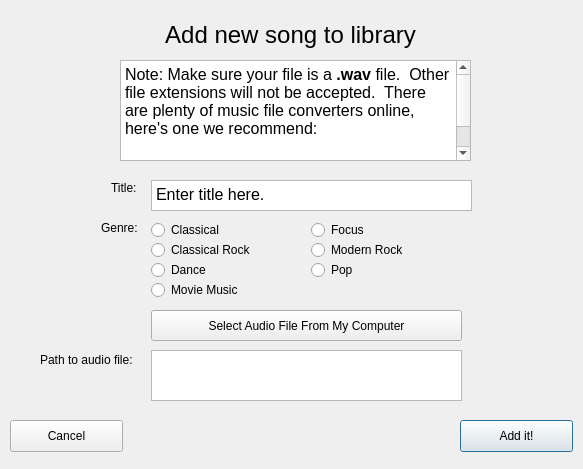
<?xml version="1.0" encoding="UTF-8"?>
<ui version="4.0">
 <class>AddSongToLibrary</class>
 <widget class="QDialog" name="AddSongToLibrary">
  <property name="geometry">
   <rect>
    <x>0</x>
    <y>0</y>
    <width>583</width>
    <height>469</height>
   </rect>
  </property>
  <property name="windowTitle">
   <string>Dialog</string>
  </property>
  <widget class="QLabel" name="Test">
   <property name="geometry">
    <rect>
     <x>0</x>
     <y>0</y>
     <width>581</width>
     <height>71</height>
    </rect>
   </property>
   <property name="font">
    <font>
     <family>Arial</family>
     <pointsize>28</pointsize>
    </font>
   </property>
   <property name="text">
    <string>&lt;html&gt;&lt;head/&gt;&lt;body&gt;&lt;p&gt;&lt;span style=&quot; font-size:18pt;&quot;&gt;Add new song to library&lt;/span&gt;&lt;/p&gt;&lt;/body&gt;&lt;/html&gt;</string>
   </property>
   <property name="alignment">
    <set>Qt::AlignCenter</set>
   </property>
  </widget>
  <widget class="QLabel" name="label">
   <property name="geometry">
    <rect>
     <x>111</x>
     <y>180</y>
     <width>60</width>
     <height>16</height>
    </rect>
   </property>
   <property name="text">
    <string>Title:</string>
   </property>
  </widget>
  <widget class="QLabel" name="label_2">
   <property name="geometry">
    <rect>
     <x>101</x>
     <y>220</y>
     <width>60</width>
     <height>16</height>
    </rect>
   </property>
   <property name="text">
    <string>Genre:</string>
   </property>
  </widget>
  <widget class="QTextBrowser" name="textBrowser">
   <property name="geometry">
    <rect>
     <x>120</x>
     <y>60</y>
     <width>351</width>
     <height>101</height>
    </rect>
   </property>
   <property name="html">
    <string>&lt;!DOCTYPE HTML PUBLIC &quot;-//W3C//DTD HTML 4.0//EN&quot; &quot;http://www.w3.org/TR/REC-html40/strict.dtd&quot;&gt;
&lt;html&gt;&lt;head&gt;&lt;meta name=&quot;qrichtext&quot; content=&quot;1&quot; /&gt;&lt;style type=&quot;text/css&quot;&gt;
p, li { white-space: pre-wrap; }
&lt;/style&gt;&lt;/head&gt;&lt;body style=&quot; font-family:'.AppleSystemUIFont'; font-size:13pt; font-weight:400; font-style:normal;&quot;&gt;
&lt;p style=&quot; margin-top:0px; margin-bottom:0px; margin-left:0px; margin-right:0px; -qt-block-indent:0; text-indent:0px;&quot;&gt;&lt;span style=&quot; font-size:12pt;&quot;&gt;Note: Make sure your file is a &lt;/span&gt;&lt;span style=&quot; font-size:12pt; font-weight:600;&quot;&gt;.wav&lt;/span&gt;&lt;span style=&quot; font-size:12pt;&quot;&gt; file.  Other file extensions will not be accepted.  There are plenty of music file converters online, here's one we recommend: &lt;/span&gt;&lt;/p&gt;
&lt;p style=&quot;-qt-paragraph-type:empty; margin-top:0px; margin-bottom:0px; margin-left:0px; margin-right:0px; -qt-block-indent:0; text-indent:0px; font-size:12pt;&quot;&gt;&lt;br /&gt;&lt;/p&gt;
&lt;p align=&quot;center&quot; style=&quot; margin-top:0px; margin-bottom:0px; margin-left:0px; margin-right:0px; -qt-block-indent:0; text-indent:0px;&quot;&gt;&lt;span style=&quot; font-size:12pt; text-decoration: underline; color:#007af4;&quot;&gt;https://audio.online-convert.com/convert-to-wav&lt;/span&gt;&lt;/p&gt;&lt;/body&gt;&lt;/html&gt;</string>
   </property>
  </widget>
  <widget class="QTextEdit" name="textEdit">
   <property name="geometry">
    <rect>
     <x>151</x>
     <y>180</y>
     <width>321</width>
     <height>31</height>
    </rect>
   </property>
   <property name="html">
    <string>&lt;!DOCTYPE HTML PUBLIC &quot;-//W3C//DTD HTML 4.0//EN&quot; &quot;http://www.w3.org/TR/REC-html40/strict.dtd&quot;&gt;
&lt;html&gt;&lt;head&gt;&lt;meta name=&quot;qrichtext&quot; content=&quot;1&quot; /&gt;&lt;style type=&quot;text/css&quot;&gt;
p, li { white-space: pre-wrap; }
&lt;/style&gt;&lt;/head&gt;&lt;body style=&quot; font-family:'.AppleSystemUIFont'; font-size:13pt; font-weight:400; font-style:normal;&quot;&gt;
&lt;p style=&quot; margin-top:0px; margin-bottom:0px; margin-left:0px; margin-right:0px; -qt-block-indent:0; text-indent:0px;&quot;&gt;&lt;span style=&quot; font-size:12pt;&quot;&gt;Enter title here.&lt;/span&gt;&lt;/p&gt;&lt;/body&gt;&lt;/html&gt;</string>
   </property>
  </widget>
  <widget class="QRadioButton" name="ClassicalSelector">
   <property name="geometry">
    <rect>
     <x>151</x>
     <y>220</y>
     <width>99</width>
     <height>20</height>
    </rect>
   </property>
   <property name="text">
    <string>Classical</string>
   </property>
  </widget>
  <widget class="QRadioButton" name="ClassicalRockSelection">
   <property name="geometry">
    <rect>
     <x>151</x>
     <y>240</y>
     <width>121</width>
     <height>20</height>
    </rect>
   </property>
   <property name="text">
    <string>Classical Rock</string>
   </property>
  </widget>
  <widget class="QRadioButton" name="DanceSelection">
   <property name="geometry">
    <rect>
     <x>151</x>
     <y>260</y>
     <width>99</width>
     <height>20</height>
    </rect>
   </property>
   <property name="text">
    <string>Dance</string>
   </property>
  </widget>
  <widget class="QRadioButton" name="FocusSelection">
   <property name="geometry">
    <rect>
     <x>311</x>
     <y>220</y>
     <width>99</width>
     <height>20</height>
    </rect>
   </property>
   <property name="text">
    <string>Focus</string>
   </property>
  </widget>
  <widget class="QRadioButton" name="ModernRockSelection">
   <property name="geometry">
    <rect>
     <x>311</x>
     <y>240</y>
     <width>99</width>
     <height>20</height>
    </rect>
   </property>
   <property name="text">
    <string>Modern Rock</string>
   </property>
  </widget>
  <widget class="QRadioButton" name="PopSelection">
   <property name="geometry">
    <rect>
     <x>311</x>
     <y>260</y>
     <width>99</width>
     <height>20</height>
    </rect>
   </property>
   <property name="text">
    <string>Pop</string>
   </property>
  </widget>
  <widget class="QRadioButton" name="MovieMusicSelection">
   <property name="geometry">
    <rect>
     <x>151</x>
     <y>280</y>
     <width>111</width>
     <height>20</height>
    </rect>
   </property>
   <property name="text">
    <string>Movie Music</string>
   </property>
  </widget>
  <widget class="QPushButton" name="pushButton">
   <property name="geometry">
    <rect>
     <x>460</x>
     <y>420</y>
     <width>113</width>
     <height>32</height>
    </rect>
   </property>
   <property name="text">
    <string>Add it!</string>
   </property>
  </widget>
  <widget class="QPushButton" name="pushButton_2">
   <property name="geometry">
    <rect>
     <x>10</x>
     <y>420</y>
     <width>113</width>
     <height>32</height>
    </rect>
   </property>
   <property name="text">
    <string>Cancel</string>
   </property>
  </widget>
  <widget class="QPushButton" name="fileselectLib">
   <property name="geometry">
    <rect>
     <x>151</x>
     <y>310</y>
     <width>311</width>
     <height>31</height>
    </rect>
   </property>
   <property name="text">
    <string notr="true">Select Audio File From My Computer</string>
   </property>
   <property name="checkable">
    <bool>false</bool>
   </property>
  </widget>
  <widget class="QTextBrowser" name="pathShower">
   <property name="geometry">
    <rect>
     <x>151</x>
     <y>350</y>
     <width>311</width>
     <height>51</height>
    </rect>
   </property>
  </widget>
  <widget class="QLabel" name="PathLabel">
   <property name="geometry">
    <rect>
     <x>40</x>
     <y>350</y>
     <width>111</width>
     <height>20</height>
    </rect>
   </property>
   <property name="text">
    <string>Path to audio file:</string>
   </property>
  </widget>
 </widget>
 <resources/>
 <connections/>
</ui>
